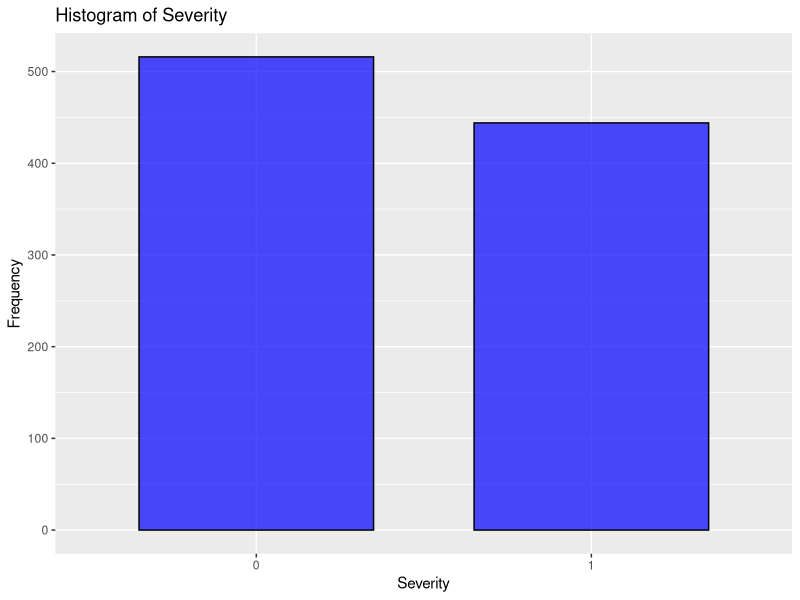

This figure's R source:
# Install required packages if not already installed
# install.packages(c("mice", "caret", "class"))
library(mice)
library(caret)
library(class)
install.packages(c("caret", "e1071"))



# Load data into a data frame using read.csv function
Data <- as.data.frame(read.csv("mammographic_masses.data"))

# Convert "?" to NA so that the interpreter can see these values as missing values
Data[Data == "?"] <- NA

# Change types of the columns
Data$BI.RADS.assessment <- as.factor(Data$BI.RADS.assessment)
Data$Age <- as.integer(Data$Age)
Data$Shape <- as.factor(Data$Shape)
Data$Margin <- as.factor(Data$Margin)
Data$Density <- as.factor(Data$Density)
Data$Severity <- as.factor(Data$Severity)

# there is only one occurrence of value "55" in the whole BI.RADS.assessment feature
# so we decide to remove it completely. After we do that, we drop the unused levels.
Data <- Data[Data$BI.RADS.assessment != "55", ]
Data$BI.RADS.assessment <- droplevels(Data$BI.RADS.assessment)

# inspect the data frame once again to see the results
str(Data)

# count the missing values in each column
missing_values <- colSums(is.na(Data))

# print the number of missing values. As we can see, missing values are far from
# a few. We have the options impute or remove the rows with missing values. 
# we decide to impute them 
print(missing_values)

# Impute missing values
imputed_model <- mice(Data)
imputed_Data <- complete(imputed_model)

# inspect the new data frame
str(imputed_Data)

# plot a histogram to illustrate the distribution of values for the label
library(ggplot2)
ggplot(imputed_Data, aes(x = imputed_Data$Severity)) +
  geom_bar(width=0.7, fill = "blue", color = "black", alpha = 0.7) +
  labs(title = "Histogram of Severity", x = "Severity", y = "Frequency")


# Create training and test sets
set.seed(1)
train_indices <- createDataPartition(imputed_Data$Severity, p = 0.8, list = FALSE)
train_data <- imputed_Data[train_indices, ]
test_data <- imputed_Data[-train_indices, ]

# Fit KNN model
knn_model <- knn(train = train_data[, c("BI.RADS.assessment", "Age", "Shape", "Margin", "Density")],
                 test = test_data[, c("BI.RADS.assessment", "Age", "Shape", "Margin", "Density")],
                 cl = train_data$Severity,
                 k = 20) 


# Evaluate the KNN model
knn_confusion_matrix <- table(Predicted = knn_model, Actual = test_data$Severity)

# Plot the confusion matrix
table(knn_confusion_matrix)

# Calculate evaluation metrics
knn_accuracy <- sum(diag(knn_confusion_matrix)) / sum(knn_confusion_matrix)
knn_precision <- knn_confusion_matrix["1", "1"] / sum(knn_confusion_matrix["1", ])
knn_recall <- knn_confusion_matrix["1", "1"] / sum(knn_confusion_matrix[, "1"])
knn_f1_score <- 2 * (knn_precision * knn_recall) / (knn_precision + knn_recall)

# Print the evaluation results for KNN
print(paste("KNN Accuracy:", knn_accuracy))
print(paste("KNN Precision:", knn_precision))
print(paste("KNN Recall:", knn_recall))
print(paste("KNN F1 Score:", knn_f1_score))